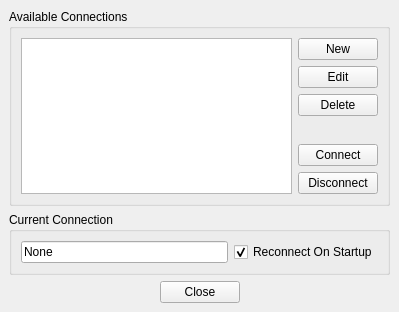
<ui version="4.0" >
 <class>HLAWindow</class>
 <widget class="QWidget" name="HLAWindow" >
  <property name="geometry" >
   <rect>
    <x>0</x>
    <y>0</y>
    <width>399</width>
    <height>312</height>
   </rect>
  </property>
  <property name="windowTitle" >
   <string>HLA Connections</string>
  </property>
  <layout class="QVBoxLayout" >
   <property name="spacing" >
    <number>6</number>
   </property>
   <property name="leftMargin" >
    <number>9</number>
   </property>
   <property name="topMargin" >
    <number>9</number>
   </property>
   <property name="rightMargin" >
    <number>9</number>
   </property>
   <property name="bottomMargin" >
    <number>9</number>
   </property>
   <item>
    <widget class="QGroupBox" name="groupBox" >
     <property name="title" >
      <string>Available Connections</string>
     </property>
     <layout class="QHBoxLayout" >
      <property name="spacing" >
       <number>6</number>
      </property>
      <property name="leftMargin" >
       <number>9</number>
      </property>
      <property name="topMargin" >
       <number>9</number>
      </property>
      <property name="rightMargin" >
       <number>9</number>
      </property>
      <property name="bottomMargin" >
       <number>9</number>
      </property>
      <item>
       <widget class="QListWidget" name="mNetworkListWidget" >
        <property name="toolTip" >
         <string>Select an existing network connection from the list. </string>
        </property>
       </widget>
      </item>
      <item>
       <layout class="QVBoxLayout" >
        <property name="spacing" >
         <number>6</number>
        </property>
        <property name="leftMargin" >
         <number>0</number>
        </property>
        <property name="topMargin" >
         <number>0</number>
        </property>
        <property name="rightMargin" >
         <number>0</number>
        </property>
        <property name="bottomMargin" >
         <number>0</number>
        </property>
        <item>
         <widget class="QPushButton" name="mNewPushButton" >
          <property name="toolTip" >
           <string>Create a new network connection. </string>
          </property>
          <property name="text" >
           <string>New</string>
          </property>
         </widget>
        </item>
        <item>
         <widget class="QPushButton" name="mEditPushButton" >
          <property name="toolTip" >
           <string>Edit an existing network connection. </string>
          </property>
          <property name="text" >
           <string>Edit</string>
          </property>
         </widget>
        </item>
        <item>
         <widget class="QPushButton" name="mDeletePushButton" >
          <property name="toolTip" >
           <string>Delete the currently selected network connection. </string>
          </property>
          <property name="text" >
           <string>Delete</string>
          </property>
         </widget>
        </item>
        <item>
         <spacer>
          <property name="orientation" >
           <enum>Qt::Vertical</enum>
          </property>
          <property name="sizeHint" >
           <size>
            <width>20</width>
            <height>40</height>
           </size>
          </property>
         </spacer>
        </item>
        <item>
         <widget class="QPushButton" name="mConnectPushButton" >
          <property name="toolTip" >
           <string>Connect to the currently selected federation. </string>
          </property>
          <property name="text" >
           <string>Connect</string>
          </property>
         </widget>
        </item>
        <item>
         <widget class="QPushButton" name="mDisconnectPushButton" >
          <property name="toolTip" >
           <string>Disconnect from the currently selected federation.</string>
          </property>
          <property name="text" >
           <string>Disconnect</string>
          </property>
         </widget>
        </item>
       </layout>
      </item>
     </layout>
    </widget>
   </item>
   <item>
    <widget class="QGroupBox" name="groupBox_2" >
     <property name="title" >
      <string>Current Connection</string>
     </property>
     <layout class="QHBoxLayout" >
      <property name="spacing" >
       <number>6</number>
      </property>
      <property name="leftMargin" >
       <number>9</number>
      </property>
      <property name="topMargin" >
       <number>9</number>
      </property>
      <property name="rightMargin" >
       <number>9</number>
      </property>
      <property name="bottomMargin" >
       <number>9</number>
      </property>
      <item>
       <widget class="QLineEdit" name="mCurrentFederationLineEdit" >
        <property name="toolTip" >
         <string>The current federation you are connected to.</string>
        </property>
        <property name="text" >
         <string>None</string>
        </property>
        <property name="readOnly" >
         <bool>true</bool>
        </property>
       </widget>
      </item>
      <item>
       <widget class="QCheckBox" name="mReconnectOnStartupCheckBox" >
        <property name="toolTip" >
         <string>Check this box if you want the Stealth Viewer to reconnect to the previous connection on startup.</string>
        </property>
        <property name="text" >
         <string>Reconnect On Startup</string>
        </property>
        <property name="checked" >
         <bool>true</bool>
        </property>
       </widget>
      </item>
     </layout>
    </widget>
   </item>
   <item>
    <layout class="QVBoxLayout" >
     <property name="spacing" >
      <number>2</number>
     </property>
     <property name="leftMargin" >
      <number>0</number>
     </property>
     <property name="topMargin" >
      <number>0</number>
     </property>
     <property name="rightMargin" >
      <number>0</number>
     </property>
     <property name="bottomMargin" >
      <number>0</number>
     </property>
     <item>
      <layout class="QHBoxLayout" >
       <property name="spacing" >
        <number>2</number>
       </property>
       <property name="leftMargin" >
        <number>0</number>
       </property>
       <property name="topMargin" >
        <number>0</number>
       </property>
       <property name="rightMargin" >
        <number>0</number>
       </property>
       <property name="bottomMargin" >
        <number>0</number>
       </property>
       <item>
        <spacer>
         <property name="orientation" >
          <enum>Qt::Horizontal</enum>
         </property>
         <property name="sizeHint" >
          <size>
           <width>40</width>
           <height>20</height>
          </size>
         </property>
        </spacer>
       </item>
       <item>
        <widget class="QPushButton" name="mClosePushButton" >
         <property name="toolTip" >
          <string>Close this window. </string>
         </property>
         <property name="text" >
          <string>Close</string>
         </property>
        </widget>
       </item>
       <item>
        <spacer>
         <property name="orientation" >
          <enum>Qt::Horizontal</enum>
         </property>
         <property name="sizeHint" >
          <size>
           <width>40</width>
           <height>20</height>
          </size>
         </property>
        </spacer>
       </item>
      </layout>
     </item>
    </layout>
   </item>
  </layout>
 </widget>
 <tabstops>
  <tabstop>mNewPushButton</tabstop>
  <tabstop>mEditPushButton</tabstop>
  <tabstop>mDeletePushButton</tabstop>
  <tabstop>mClosePushButton</tabstop>
 </tabstops>
 <resources/>
 <connections>
  <connection>
   <sender>mClosePushButton</sender>
   <signal>clicked()</signal>
   <receiver>HLAWindow</receiver>
   <slot>close()</slot>
   <hints>
    <hint type="sourcelabel" >
     <x>248</x>
     <y>396</y>
    </hint>
    <hint type="destinationlabel" >
     <x>249</x>
     <y>421</y>
    </hint>
   </hints>
  </connection>
 </connections>
</ui>
